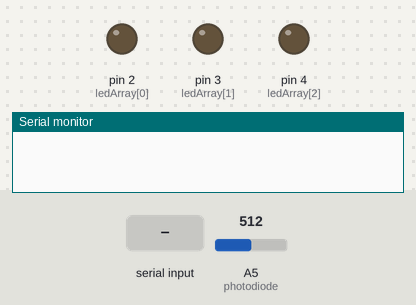
Recording of a sketch running on a simulated Arduino Uno, built with avr-gcc and run on an emulated ATmega328P. On the bench: output pins drawn as LEDs (lit = HIGH), the last lines printed to the serial monitor. The test bench sets the inputs (shaded band); at power-on: A5 (photodiode) = 512.

Above: at 1.2 s.
1.3 s: "COLOR\n" received over Serial
At 1.51 s:
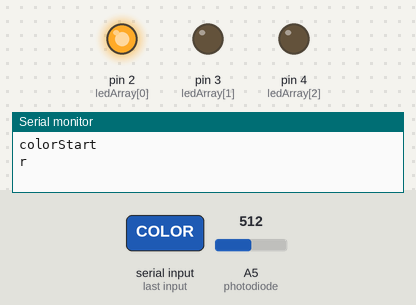
At 1.89 s:
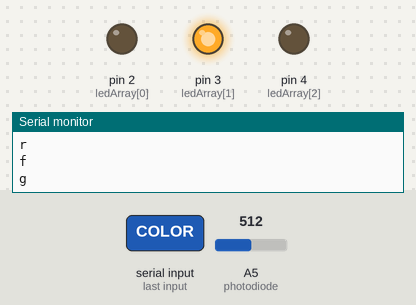
Timing chart, 0 to 4.3 s (numbered marks = the images above; inputs shaded):
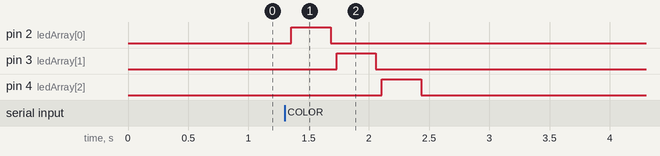

The sketch:

Color_sensor.ino
```cpp
//we can control each detection/calibration operation by using
//processing application with the buttons on the screen
//references:
//https://www.instructables.com/Using-an-RGB-LED-to-Detect-Colours/
//https://hackaday.io/project/10269-color-sensor
//https://www.youtube.com/watch?v=tOa-qc9cvak&ab_channel=TechMaker%5BItalianTechProject%5D

//serial.println("xxx") send to processing the string "xxx\n"
//serial.print("xxx") send to processing the string "xxx"
//(serial communication on the arduino USB port)

//we can't use the serialEvent() isr function in our micro arduino given by professor
//https://www.arduino.cc/reference/en/language/functions/communication/serial/serialevent/

int photodiode = A5;                     //photodiode to pin A5
int ledArray[] = {2,3,4};                //led array in D2, D3, D4
String rgbArray[]={"r","g","b"};         //used in serial communication
float reading;                           //used in getReading()
String string;                           //used for reading messages from processing
int avgRead;                             //temporary variable during sampling

//floats to hold colour arrays
//when we print the result we transform these as int variable
double colourArray[] = {0,0,0};
int whiteArray[] = {748,733,740};//white memory of the program
int blackArray[] = {12,12,12};//black memory of the program
int greyDiff[] = {whiteArray[0] - blackArray[0], whiteArray[1] - blackArray[1],
  whiteArray[2] - blackArray[2]};//range for values

//calibration regression coefficients
double arrayX1[] = {2.2194214917, 2.1882544837, 2.1099261184};
double arrayX2[] = {-0.0081525719, -0.0083532605, -0.0081855873};
double arrayX3[] = {0.0000132053, 0.0000144655, 0.0000150248};

//variable declared
float timeRead=0.1; //time delay between each reading
int nRead=200;      //numbers of readings in getReading() function
int ohm=300;        //time delay for 2 opamp circuit
int wait=50;        //time delay beetween 2 different serial messages arduino-->processing
int rest=2000;      //rest time after detection or white calibration


void setup(void){
  //setup the outputs for the colour sensor
  pinMode(2,OUTPUT);
  pinMode(3,OUTPUT);
  pinMode(4,OUTPUT);
  pinMode(photodiode, INPUT);
  Serial.begin(9600);
}

void loop(void){
  //receive serial messages from Processing
  if(Serial.available()){
    string = Serial.readStringUntil('\n');//read serial message from processing
    if(string == "COLOR"){                  //until the end character "\n"
      string="";
      checkColour();
      printColour();
    }
  }
}


//colour detection
void checkColour(){
  Serial.println("colorStart");
  for(int i=0; i<=2; i++){
    delay(wait);                                //delay to avoid serial messages errors
    digitalWrite(ledArray[i],HIGH);             //turn on one led at a time
    Serial.println(rgbArray[i]);                //Processing will colours the graphic led
    delay(ohm);                                 //delay for the photodiode time response
    getReading(nRead);                          //nRead is the number of readings
    colourArray[i] = avgRead;                   //save average reading in the array

    //calculating the colour outcome
    colourArray[i] = (colourArray[i] - blackArray[i])/(greyDiff[i])*255;
    colourArray[i] = arrayX1[i]*colourArray[i] + arrayX2[i]*colourArray[i]*colourArray[i]
      + arrayX3[i]*colourArray[i]*colourArray[i]*colourArray[i];

    if(colourArray[i]>255) colourArray[i]=255;  //avoid sensor errors
    if(colourArray[i]<0) colourArray[i]=0;
    digitalWrite(ledArray[i],LOW);              //turn off the current LED
    Serial.println("f");                        //turn off the graphic led on processing
  }
  delay(wait);
  Serial.println("colorDone");
}

//send to Processing colour outcomes
void printColour(){
  Serial.print(round(colourArray[0]));      //transform float value in int
  Serial.print(",");
  Serial.print(round(colourArray[1]));
  Serial.print(",");
  Serial.print(round(colourArray[2]));
  for(int i=0; i<=2; i++){
    delay(rest/3);
    if(i==0) Serial.println("zz");          //second "Z"
    else if(i==1) Serial.println("zzz");    //third "Z"
    else if(i==2) Serial.println("zzzEnd"); //rubber the led graphic
  }
}

//take times reading and calculate avgRead
void getReading(int times){
  reading=0;                  //inizialize reading
  for(int j=0; j<times; j++){
    reading += analogRead(photodiode);
    delay(timeRead);          //timeRead for each reading
  }
  avgRead = (reading/times);  //calculate the average and set it
}
```

Measured:
- after the input at 1.3 s, pin 2 (ledArray[0]): LOW → HIGH after 0.06 s, → LOW 0.33 s later; pin 3 (ledArray[1]): LOW → HIGH after 0.43 s, → LOW 0.33 s later; pin 4 (ledArray[2]): LOW → HIGH after 0.81 s, → LOW 0.33 s later
